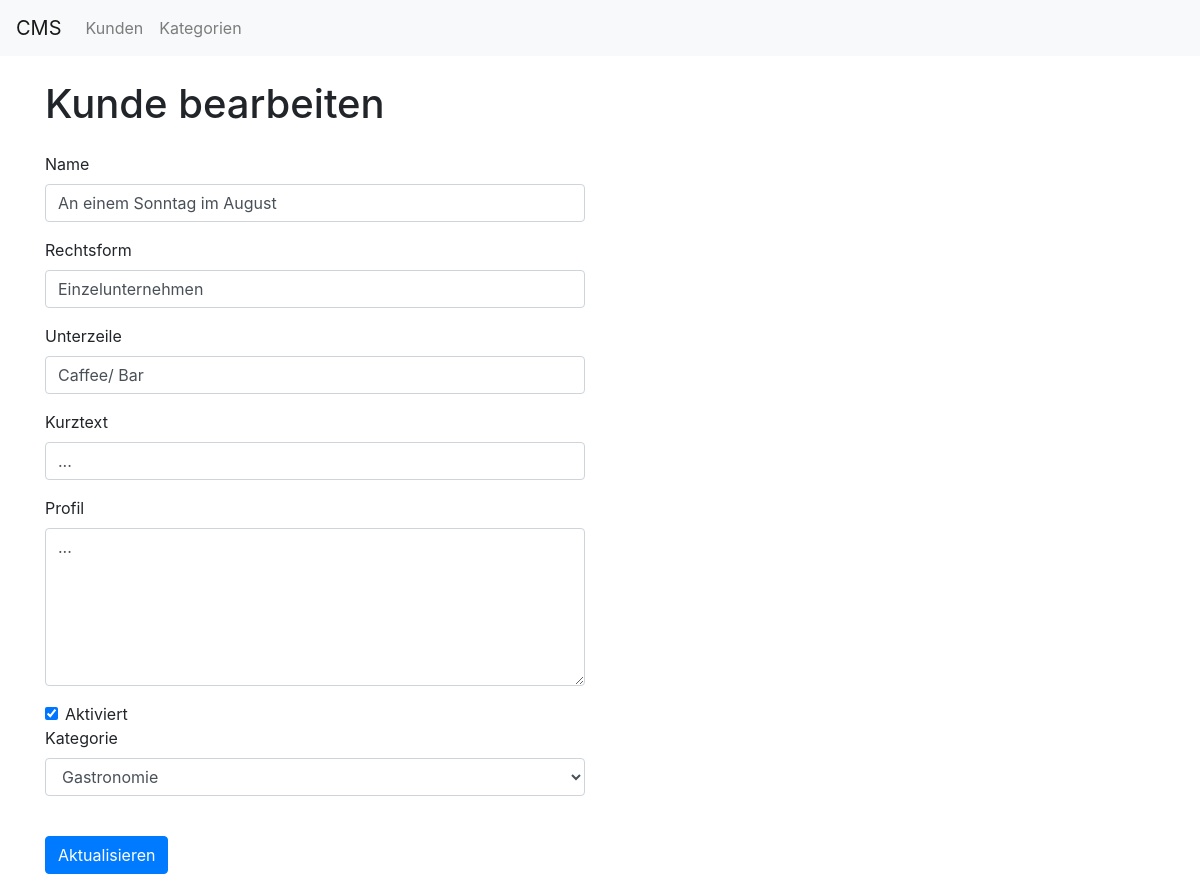
The page /kunden_edit.php?id=4 on the database its author committed.
### tables this page shows
CREATE TABLE IF NOT EXISTS `name` (
  `id` int(11) NOT NULL AUTO_INCREMENT,
  `name` varchar(60) DEFAULT NULL,
  `rechtsform` varchar(20) DEFAULT NULL,
  `unterzeile` varchar(60) DEFAULT NULL,
  `kurztext` varchar(60) DEFAULT NULL,
  `profil` text DEFAULT NULL,
  `status` tinyint(4) NOT NULL,
  `kategorie` int(11) DEFAULT NULL,
  PRIMARY KEY (`id`)
);

CREATE TABLE IF NOT EXISTS `category` (
  `id` int(11) NOT NULL AUTO_INCREMENT,
  `name` varchar(60) DEFAULT '0',
  PRIMARY KEY (`id`)
);

### src/kunden_edit.php (the view, shortened to what this page needs)
<?php
require 'include_database.php';
$sql = "SELECT * FROM name WHERE id=?";
$statement = $pdo->prepare($sql);
$statement->execute([$_GET['id']]);
$row = $statement->fetch(PDO::FETCH_ASSOC);
$results = $pdo->query('SELECT * FROM category');
?><!doctype html>
<html lang="en">
  <head>
    <?php require 'include_head.php'; ?>
  </head>
  <body>
    <?php require 'include_navigation.php'; ?>
    <div class="container mt-4">
        <div class="row">
            <div class="col-sm-6">
                <h1>Kunde bearbeiten</h1>
                <form class="mt-4" action="kunden_edit_thanks.php?id=<?php echo $row['id'] ?>" method="POST">
                    <div class="form-group">
                        <label for="name">Name</label>
                        <input type="text" class="form-control" name="name" id="name" placeholder="z. B. Politik" value="<?php echo $row['name']?>">
                    </div>
                    <div class="form-group">
                        <label for="short_text">Rechtsform</label>
                        <input type="text" class="form-control" name="rechtsform" id="rechtsform" placeholder="z. B. Politik" value="<?php echo $row['rechtsform']?>">
                    </div>
                    <div class="form-group">
                        <label for="short_text">Unterzeile</label>
                        <input type="text" class="form-control" name="unterzeile" id="unterzeile" placeholder="z. B. Politik" value="<?php echo $row['unterzeile']?>">
                    </div>
                    <div class="form-group">
                        <label for="short_text">Kurztext</label>
                        <input type="text" class="form-control" name="kurztext" id="kurztext" placeholder="z. B. Politik" value="<?php echo $row['kurztext']?>">
                    </div>
                    <div class="form-group">
                        <label for="text">Profil</label>
                        <textarea class="form-control" name="profil" id="profil" rows="6" placeholder="z. B. Dang ipsum dolor sizzle amet, shiz adipiscing elit."><?php echo $row['profil']?></textarea>
                    </div>
                    <div class="form-check">
                        <input class="form-check-input" type="checkbox" name="is_active" value="true" id="status"<?php if($row['status']==1) { ?>checked <?php } ?>>
                        <label class="form-check-label" for="status">
                            Aktiviert
                        </label>
                    </div>
                    <div class="form-group">
                        <label for="kategorie">Kategorie</label>
                        <select class="form-control" name="kategorie" id="kategorie" name="kategorie">
                            <?php foreach ($results as $rowCategory): ?>
                                <option <?php if($row['kategorie']==$rowCategory['id']) { ?>selected<?php } ?> value="<?php echo $rowCategory['id'] ?>"><?php echo $rowCategory['name'] ?></option>
                            <?php endforeach; ?>
                        </select>
                    </div>
                    <button type="submit" class="btn btn-primary mt-4">Aktualisieren</button>
                </form>
            </div>
        </div>
    </div>
  </body>
</html>

### rows shown on the page
name: name "An einem Sonntag im August", rechtsform "Einzelunternehmen", unterzeile "Caffee/ Bar", kurztext "...", profil "...", status "☑", kategorie "Gastronomie"
